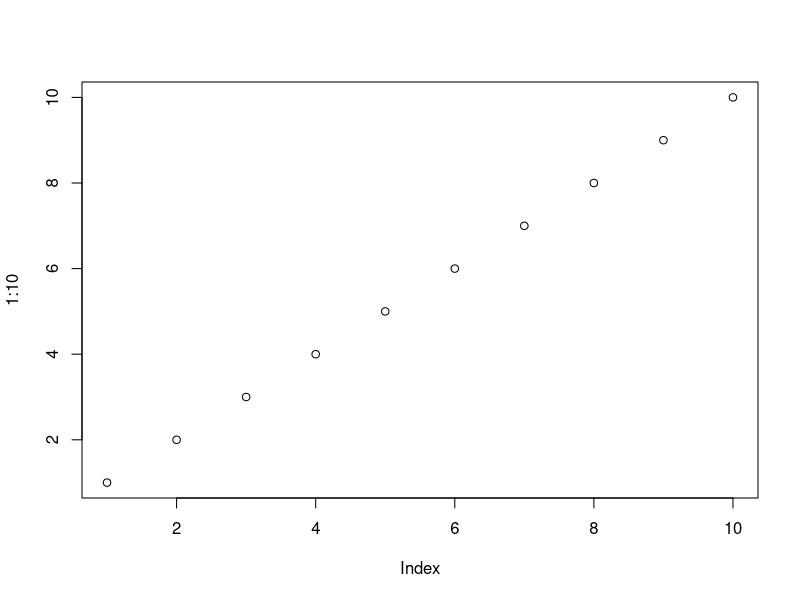
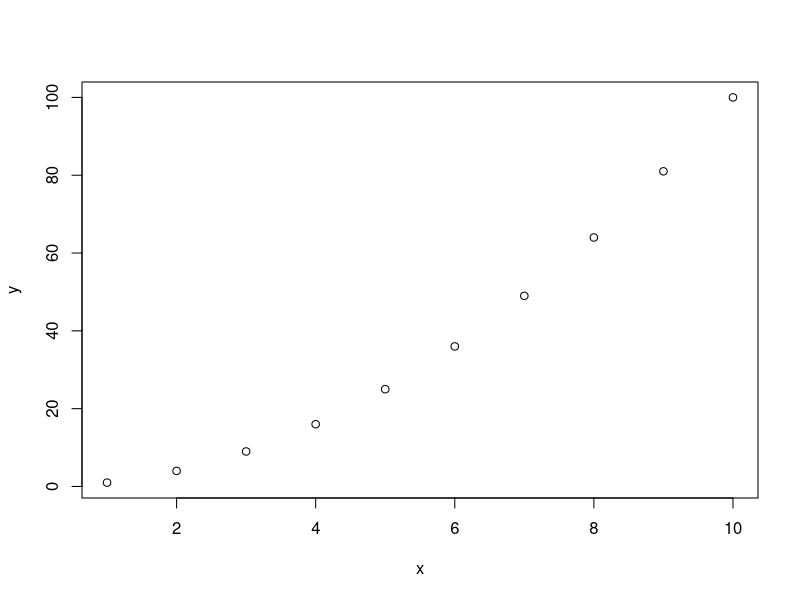

Generate these figures, in order, with R:
## ---- chunk 1
1 + 1
## ---- chunk 2
plot(1:10)
## ---- chunk 3
x <- 1:10
x

y <- x^2
y

plot(x, y)
